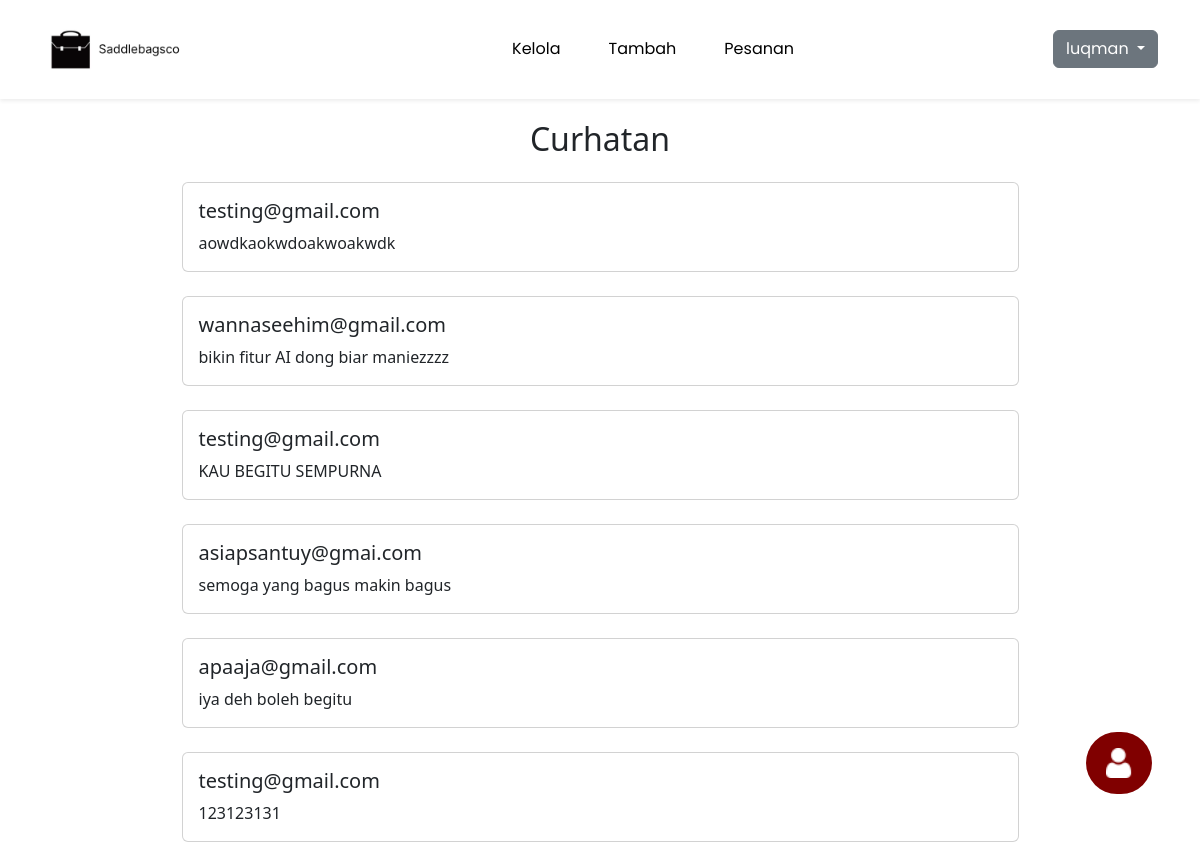
Screenshot of /ADMIN/index.php?page=curhatan (signed in) with the database file from the repository.
### tables this page shows
CREATE TABLE `admin_db` (
  `id_admin` bigint(20) NOT NULL,
  `nama` varchar(255) NOT NULL,
  `email` varchar(255) NOT NULL,
  `nohp` varchar(255) NOT NULL,
  `password` varchar(255) NOT NULL,
  `tgl_buat` datetime NOT NULL DEFAULT current_timestamp()
);

CREATE TABLE `curhatan_user` (
  `id_curhatan` bigint(20) NOT NULL,
  `email` varchar(255) NOT NULL,
  `curhatan` text NOT NULL
);

### ADMIN/PAGES/curhatan.php (the view)
<section id="curhatan">
    <div class="container">
        <h2 class="text-center">Curhatan</h2>
        <?php
        require "CONFIG/connector.php";
        $result = mysqli_query($conn, "SELECT * FROM curhatan_user");
        if($result){
            while($data = mysqli_fetch_array($result)){
    ?>
        <div class="card w-75 mt-4 m-auto">
            <div class="card-body">
                <h5 class="card-title"><?= $data["email"] ?></h5>
                <p class="card-text"><?= $data["curhatan"] ?></p>
            </div>
        </div>
        <?php
        }
    }
    ?>
    </div>
</section>

### ADMIN/index.php (shortened to what this page needs)
<?php
require "CONFIG/connector.php";
$email = $_SESSION["email"];
$dataProf = mysqli_query($conn, "SELECT * FROM admin_db WHERE email = '$email'");
$fetching = mysqli_fetch_assoc($dataProf);
?>
<!DOCTYPE html>
<html lang="en">
<head>
    <link href="https://cdn.jsdelivr.net/npm/bootstrap@5.2.2/dist/css/bootstrap.min.css" rel="stylesheet"
 />
    <link rel="stylesheet" href="ASSETS/css/user2.css" />
</head>
<body>
    <nav class="navbar navbar-expand-lg fixed-top py-3 shadow-sm">
        <div class="container">
            <a class="navbar-brand" href="index.php">
                <img src="ASSETS/Group 5.png" width="80%" alt="logo saddle bags" />
            </a>
            <div class="collapse navbar-collapse" id="navbarNav">
                <ul class="navbar-nav ms-auto">
                    <li class="nav-item px-3">
                        <a class="nav-link" aria-current="page" href="index.php?page=list_item">Kelola</a>
                    </li>
                    <li class="nav-item px-3">
                        <a class="nav-link" href="index.php?page=create_item">Tambah</a>
                    </li>
                    <li class="nav-item px-3">
                        <a class="nav-link" href="index.php?page=order_item">Pesanan</a>
                    </li>
                </ul>
            </div>
            <div class="collapse navbar-collapse" id="navbarNav">
                <ul class="navbar-nav ms-auto">
                    <div class="dropdown">
                        <button class="btn btn-secondary dropdown-toggle" type="button" data-bs-toggle="dropdown"
                            aria-expanded="false">
                            <?= $fetching["nama"] ?>
                        </button>
                    </div>
                </ul>
            </div>
        </div>
    </nav>
    <?php
      if(isset($_GET["page"])) {
        $page = $_GET["page"];
        switch ($page) {
          case "curhatan":
            include "PAGES/curhatan.php";
            break;
        }
      }else{
        include "PAGES/list_item.php";
    }
    ?>
    <div class="keranjang">
        <div class="position-relative">
            <div class="position-fixed bottom-0 end-0 me-5 mb-5">
                <div class="gambar  p-3 rounded-5">
                    <a href="index.php?page=curhatan"><img src="ASSETS/image/user.png" width="30px" alt="curhatan_user"
                            class="ms-1" /></a>
                </div>
            </div>
        </div>
    </div>
</body>
</html>

### ADMIN/ASSETS/css/user2.css (style rules this page uses)
* { margin: 0; padding: 0; }
a { text-decoration: none; }
nav { font-family: "Poppins", sans-serif; background-color: white; }
.nav-link { color: black; padding: 10px 11px; border-radius: 10px; }
#curhatan .container { margin-top: 10%; }
.keranjang .gambar { background-color: maroon; cursor: pointer; }

### rows the page displays
admin_db: nama "luqman"
curhatan_user: email "testing@gmail.com", curhatan "aowdkaokwdoakwoakwdk"
curhatan_user: email "wannaseehim@gmail.com", curhatan "bikin fitur AI dong biar maniezzzz"
curhatan_user: email "testing@gmail.com", curhatan "KAU BEGITU SEMPURNA"
curhatan_user: email "asiapsantuy@gmai.com", curhatan "semoga yang bagus makin bagus"
curhatan_user: email "apaaja@gmail.com", curhatan "iya deh boleh begitu"
curhatan_user: email "testing@gmail.com", curhatan "123123131"
